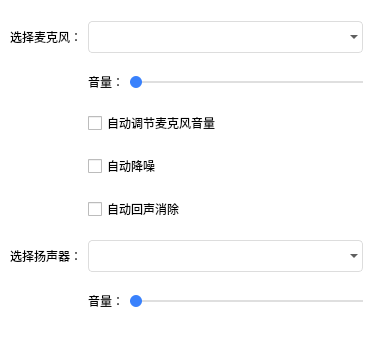
<?xml version="1.0" encoding="UTF-8"?>
<ui version="4.0">
 <class>DlgAudioSet</class>
 <widget class="QDialog" name="DlgAudioSet">
  <property name="geometry">
   <rect>
    <x>0</x>
    <y>0</y>
    <width>373</width>
    <height>338</height>
   </rect>
  </property>
  <property name="windowTitle">
   <string>音频设置</string>
  </property>
  <property name="styleSheet">
   <string notr="true">#DlgAudioSet {
	background: rgb(255,255,255);
}
QComboBox {
	background: transparent;
	border: 1px solid rgb(221,221,221);
	border-radius: 4px;
	min-height: 30px;
	padding-left: 8px;
	padding-right: 8px;
}
QComboBox:hover {
	border-color:rgb(57,129,252);
}
QComboBox::drop-down {
	padding-top: 5px;
	image: url(:/Resources/dropDown.png);
}
QComboBox QAbstractItemView{
	margin-top:1;
	outline:0;	
	border:1px solid rgb(225,225,225);
	background-color:rgb(255,255,255);
	selection-background-color:rgb(80,145,255);
}
QComboBox QAbstractItemView::item{
	min-height:30px;
	max-height:30px;
}
QComboBox QAbstractItemView::item:hover{
    background-color:rgb(240,240,240);
	color:rgb(45,45,45);
}
QComboBox QAbstractItemView::item:selected{
    background-color:rgb(240,240,240);
	color:rgb(45,45,45);
}
QSlider {
	min-height: 20px;
	max-height: 20px;
}
QSlider::add-page:horizontal {       
	background-color:rgb(223,223,223);  
}  
QSlider::sub-page:horizontal {  
	background-color: rgb(57,129,252);
}
QSlider::sub-page:horizontal:disabled {  
	background-color: rgb(223,223,223);
}  
QSlider::groove:horizontal {  
	background:transparent;  
	height:2px;
}  
QSlider::handle:horizontal {
	height: 12px;
	width: 12px;
	margin-top: -5px;
	margin-bottom: -5px;
	border-radius: 6px;
	background: rgb(57,129,252);
}  
QSlider::handle:horizontal:disabled {
	background: rgb(223,223,223);
}  </string>
  </property>
  <layout class="QGridLayout" name="gridLayout">
   <property name="leftMargin">
    <number>10</number>
   </property>
   <property name="topMargin">
    <number>10</number>
   </property>
   <property name="rightMargin">
    <number>10</number>
   </property>
   <property name="bottomMargin">
    <number>10</number>
   </property>
   <property name="verticalSpacing">
    <number>8</number>
   </property>
   <item row="5" column="0">
    <widget class="QLabel" name="label_2">
     <property name="text">
      <string>选择扬声器：</string>
     </property>
    </widget>
   </item>
   <item row="0" column="0">
    <widget class="QLabel" name="label">
     <property name="text">
      <string>选择麦克风：</string>
     </property>
    </widget>
   </item>
   <item row="6" column="1">
    <widget class="QLabel" name="label_5">
     <property name="text">
      <string>音量：</string>
     </property>
    </widget>
   </item>
   <item row="0" column="1" colspan="2">
    <widget class="QComboBox" name="cbBx_micSel"/>
   </item>
   <item row="1" column="2">
    <widget class="QSlider" name="sld_micVol">
     <property name="orientation">
      <enum>Qt::Horizontal</enum>
     </property>
    </widget>
   </item>
   <item row="6" column="2">
    <widget class="QSlider" name="sld_spkVol">
     <property name="orientation">
      <enum>Qt::Horizontal</enum>
     </property>
    </widget>
   </item>
   <item row="1" column="1">
    <widget class="QLabel" name="label_3">
     <property name="text">
      <string>音量：</string>
     </property>
    </widget>
   </item>
   <item row="5" column="1" colspan="2">
    <widget class="QComboBox" name="cbBx_spkSel"/>
   </item>
   <item row="2" column="1" colspan="2">
    <widget class="QCheckBox" name="agc">
     <property name="text">
      <string>自动调节麦克风音量</string>
     </property>
    </widget>
   </item>
   <item row="3" column="1" colspan="2">
    <widget class="QCheckBox" name="ans">
     <property name="text">
      <string>自动降噪</string>
     </property>
    </widget>
   </item>
   <item row="4" column="1" colspan="2">
    <widget class="QCheckBox" name="aec">
     <property name="text">
      <string>自动回声消除</string>
     </property>
    </widget>
   </item>
  </layout>
 </widget>
 <layoutdefault spacing="6" margin="11"/>
 <tabstops>
  <tabstop>cbBx_micSel</tabstop>
  <tabstop>sld_micVol</tabstop>
  <tabstop>agc</tabstop>
  <tabstop>ans</tabstop>
  <tabstop>aec</tabstop>
  <tabstop>cbBx_spkSel</tabstop>
  <tabstop>sld_spkVol</tabstop>
 </tabstops>
 <resources/>
 <connections/>
</ui>
